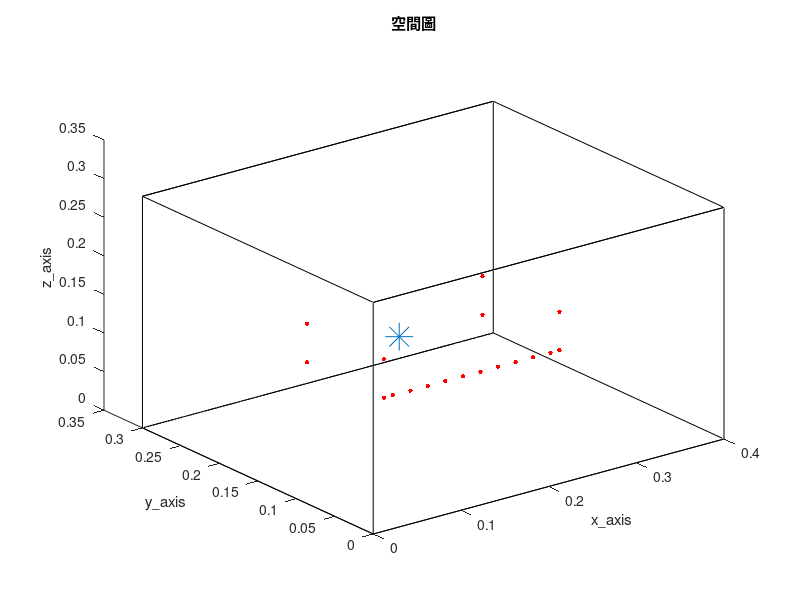

Recreate this plot in MATLAB. (Note: this script raises an error after producing the figure.)
clc; clear;
close all;

% 加入資料夾 %
addpath('wpe_v1.33')

tic

%% RIR parameter %%
SorNum = 1;                                              % source number
MicNum_TDOA = 8;                                         % TDOA麥克風數量
MicNum = 18;                                             % number of microphone
c = 343;                                                 % Sound velocity (m/s)
fs = 16000;                                              % Sample frequency (samples/s)

% distributed 8 mic %
mic_x = [ 10 ; 30 ; 30 ; 10 ; 10 ; 30 ; 30 ; 10 ]./100;
mic_y = [ 10 ; 10 ; 20 ; 20 ; 10 ; 10 ; 20 ; 20 ]./100;
mic_z = [ 10 ; 10 ; 10 ; 10 ; 15 ; 15 ; 15 ; 15 ]./100;
MicPos = [mic_x, mic_y, mic_z,];

% ULA 30 mics %
MicStart = [11, 10, 10]/100;
spacing = 0.02;
for i = MicNum_TDOA+1:MicNum
    MicPos(i, :) = [MicStart(1, 1)+(i-(MicNum_TDOA+1))*spacing, MicStart(1, 2), MicStart(1, 3)];
end

SorPos = [17, 16, 13]/100;                            % source position (m)
room_dim = [ 40, 30, 30]/100;                          % Room dimensions [x y z] (m)
%%%%%%%%%%%%%%%%%%%%%%%%%%%%%%%%%%%%%%%%%%%%%%%%%%%%%%%%%%%%%%%%%%%%%%%%%%%%%%%%%%%%%%%%%%%%%%%%%%%%%%%%%%%%%%%%%%%
reverberation_time = 0.01;                                % Reverberation time (s)
points_rir = 256;                                       % Number of rir points (需比 reverberation time 還長)
look_mic = 18;
%%%%%%%%%%%%%%%%%%%%%%%%%%%%%%%%%%%%%%%%%%%%%%%%%%%%%%%%%%%%%%%%%%%%%%%%%%%%%%%%%%%%%%%%%%%%%%%%%%%%%%%%%%%%%%%%%%%
mtype = 'omnidirectional';                               % Type of microphone
order = -1;                                              % -1 equals maximum reflection order!
dim = 3;                                                 % Room dimension
orientation = 0;                                         % Microphone orientation (rad)
hp_filter = 1;                                           % Disable high-pass filter

referencce_point = MicPos(1, :);
sorpos_groundtruth = SorPos - referencce_point;

% 畫空間圖 %
figure(1);
plot3( [0 room_dim(1, 1) room_dim(1, 1) 0 0 0 room_dim(1, 1) room_dim(1, 1) 0 0 room_dim(1, 1) room_dim(1, 1) 0 0 room_dim(1, 1) room_dim(1, 1)], ...
       [0 0 room_dim(1, 2) room_dim(1, 2) 0 0 0 room_dim(1, 2) room_dim(1, 2) room_dim(1, 2) room_dim(1, 2) room_dim(1, 2) room_dim(1, 2) 0 0 0], ...
       [0 0 0 0 0 room_dim(1, 3) room_dim(1, 3) room_dim(1, 3) room_dim(1, 3) 0 0 room_dim(1, 3) room_dim(1, 3) room_dim(1, 3) room_dim(1, 3) 0] , 'k')
hold on
plot3(MicPos(:, 1), MicPos(:, 2), MicPos(:, 3), 'r.', 'MarkerSize', 10)
hold on
plot3(SorPos(:, 1), SorPos(:, 2), SorPos(:, 3), '*', 'MarkerSize', 20)
hold off
xlabel('x\_axis')
ylabel('y\_axis')
zlabel('z\_axis')
title('空間圖')
shg

%% load ground-truth RIR (h) %%
% 產生 RIR 和存.mat 檔 %
h = rir_generator(c, fs, MicPos, SorPos, room_dim, reverberation_time, points_rir, mtype, order, dim, orientation, hp_filter);
rir_filename_str = ['h\h_', string(reverberation_time), 'x', string(MicNum), 'x', string(points_rir), '.mat'];
rir_filemane = join(rir_filename_str, '');
save(rir_filemane, 'h')

rir_filename_str = ['h\h_', string(reverberation_time), 'x', string(MicNum), 'x', string(points_rir), '.mat'];
rir_filemane = join(rir_filename_str, '');
load(rir_filemane)

%% window parameter %%
NFFT = 1024;
hopsize = 256;

win = hamming(NFFT);
osfac = round(NFFT/hopsize);

frequency = NFFT/2 + 1;
L = length(hopsize:hopsize:points_rir+2*NFFT-2);    % (len(win) + len(win) - 1) + points_rir - 1
freqs_vector = linspace(0, fs/2, frequency);

%% 讀音檔 (source) %%
Second = 23;
SorLen =  Second*fs;

% load speech source %
[source_transpose, fs] = audioread('245.wav', [1, SorLen]);
source = source_transpose.';

%% 產生麥克風訊號，先在時域上 convolution 再做 stft (y_nodelay y_delay Y_delay ) %%
% convolution source and RIR %
as = zeros(MicNum, points_rir+SorLen-1);
for i = 1 : MicNum
    as(i, :) = conv(h(i, :), source);
end

extra_delay_y = (ceil(NFFT/hopsize) - 1)*hopsize;    % put delay for equilization between time convolution and CTF 
y_delay = zeros(MicNum, SorLen);
y_delay(:, extra_delay_y+1:end) = as(:, 1:SorLen-extra_delay_y);
y_nodelay = as(:, 1:SorLen);

% y_delay 轉頻域 %
y_delay_transpose = y_delay.';
[Y_delay, ~, ~] = stft(y_delay_transpose, fs, Window=win, OverlapLength=NFFT-hopsize, FFTLength=NFFT, FrequencyRange='onesided');
NumOfFrame = size(Y_delay, 2);

%% TDOA localization %%
% GCC-PHAT for delay estimation %
delay = zeros(MicNum_TDOA-1, 1);
difference = zeros(MicNum_TDOA-1, 1);
for i = 1:MicNum_TDOA-1
    delay(i, :) = gccphat(y_nodelay(i+1,:).', y_nodelay(1,:).', fs);
    difference(i, :) = delay(i, :)*c;
end

% mics position with repect to reference point %
micpos = [mic_x, mic_y, mic_z,] - referencce_point;

% generate parameters matrix %
A = 2*[micpos(2:end, :), difference];
b = micpos(2:end, 1).^2 + micpos(2:end, 2).^2 + micpos(2:end, 3).^2 - difference.^2;
%%%%%%%%%%%%%%%%%%%%%%%%%%%%%%%%%%%%%%%%%%%%%%%%%%%%%%%%%%%%%%%%%%%%%%%%%%%%%%%%%%%%%%%%%%%%%%%%%%%%%%%%%%%%%%%%%%%
sigma = 0.01;
%%%%%%%%%%%%%%%%%%%%%%%%%%%%%%%%%%%%%%%%%%%%%%%%%%%%%%%%%%%%%%%%%%%%%%%%%%%%%%%%%%%%%%%%%%%%%%%%%%%%%%%%%%%%%%%%%%%
psi = 4*sigma^2*(ones(MicNum_TDOA-1, 1)*ones(MicNum_TDOA-1, 1).' + eye(MicNum_TDOA-1))*difference*difference.';
dia_load_psi = 1;
invpsi = inv(psi+dia_load_psi*eye(MicNum_TDOA-1)); 
P = [1 0 0 0;0 1 0 0;0 0 1 0;0 0 0 -1];

% find possible root %
syms Z
theta = pinv(A.'*invpsi*A+Z*P )*(A.'*invpsi*b);
I = theta.'*P*theta;
[num, den] = numden(I);
poly = sym2poly(num);
roots = roots(poly);
roots_real = roots(imag(roots)==0, :);    % 取只有實數的根
if isempty(roots_real)
    roots_real = [roots_real; 0];
end

% find actual root from posible root %
if size(roots_real, 1) > 1
    theta = zeros(4, size(roots_real, 1));
    costfun = zeros(size(roots_real, 1), 1);
    for i = 1:size(roots_real, 1)
        theta(:, i) = pinv(A.'*invpsi*A+roots_real(i, :)*P )*(A.'*invpsi*b);
        costfun(i, :) = (A*theta(:, i)-b).'*invpsi*(A*theta(:, i)-b);
    end

    [~, min_index] = min(costfun);
    sorpos_estimation = theta(1:3, min_index).';
else
    theta = pinv(A.'*invpsi*A+roots_real*P )*(A.'*invpsi*b);
    sorpos_estimation = theta(1:3, :).';
end

%% load y_wpe (y_wpe) %%
% % do wpe %
% y_wpe = wpe(y_nodelay.', 'wpe_parameter.m');
% y_wpe = y_wpe.';
% 
% % 存 wpe mat %
% y_wpe_filename_str = ['y\y_wpe_', string(reverberation_time), '.mat'];
% y_wpe_filename = join(y_wpe_filename_str, '');
% save(y_wpe_filename, 'y_wpe')

% load y_wpe %
y_wpe_filename_str = ['y\y_wpe_', string(reverberation_time), '.mat'];
y_wpe_filename = join(y_wpe_filename_str, '');
load(y_wpe_filename);


%% DAS beamformer (Y_DAS) %%
% 算 mic 與 source 之距離 %
distance = zeros(MicNum, SorNum);
for i = 1 : MicNum
    distance(i, :) =  sqrt(sum((SorPos - MicPos(i, :)).^2));    % 其實應該用sorpos_estimation+referencce_point 不過差不到一公分
end

% 算 a %
a = zeros(MicNum, SorNum, frequency);
for n = 1:frequency
    omega = 2*pi*freqs_vector(n);
    a(:, :, n) = exp(-1j*omega/c*distance)./distance;
end

% 算 DAS weight %
w = a/MicNum;

% 算 Y_DAS %
y_wpe_transpose = y_wpe.';
[Y_wpe, ~, ~] = stft(y_wpe_transpose, fs, Window=win, OverlapLength=NFFT-hopsize, FFTLength=NFFT, FrequencyRange='onesided');

Y_DAS = zeros(frequency, NumOfFrame);
for FrameNo= 1:NumOfFrame
    for n = 1: frequency
         Y_DAS(n, FrameNo) = w(:, :, n)'*squeeze(Y_wpe(n, FrameNo, :));
    end  

end

%%  Wiener filter %%
start_ini_frame = L;
ini_frame = NumOfFrame;

% compute Rss %
forfac_ini_Rss = 0.999;
Rss = zeros(L, L, frequency);
for FrameNo= start_ini_frame:ini_frame
    S_choose = Y_DAS(:, FrameNo+1-L:FrameNo).';
    for n = 1: frequency
         Rss(:,:,n) = forfac_ini_Rss*Rss(:,:,n) + (1-forfac_ini_Rss)*flip(S_choose(:,n)) * flip(S_choose(:,n))';
    end  

end

% compute Rsy %
forfac_ini_Rsy = 0.999;
Rsy = zeros(L, MicNum, frequency);
for FrameNo= start_ini_frame:ini_frame
    S_choose = Y_DAS(:, FrameNo+1-L:FrameNo).';
    Y_choose = squeeze(Y_delay(:, FrameNo, :)).';
    for n = 1: frequency
         Rsy(:,:,n) = forfac_ini_Rsy*Rsy(:,:,n) + (1-forfac_ini_Rsy)*flip(S_choose(:,n)) * Y_choose(:,n)';
    end 

end

% Wiener solution %
A = zeros(MicNum, L, frequency);
dia_load_ini = 10^(-7);
for n = 1:frequency
    A(:,:,n) = Rsy(:,:,n)'/(Rss(:,:,n) + dia_load_ini.*eye(L));
end

% A 轉回時域 %
A_forplot = zeros(frequency, L, MicNum);
for i = 1 : MicNum
    A_forplot(:, :, i) = squeeze(A(i, :, :)).';
end

A_tdomain = reconstruct_RIR_normalwindow(points_rir, NFFT, hopsize, L, win, fs, frequency, MicNum, A_forplot);    % dimension = MicNum x (points_rir+(osfac-1)*hopsize)
A_tdomain = A_tdomain(:, hopsize*(osfac-1)+1:end);
ratio_A_tdomain = zeros(MicNum, 1);
for i = 1:MicNum
    ratio_A_tdomain(i, :) = max(abs(h(i, :)))/max(abs(A_tdomain(i, :)));
end

A_tdomain = A_tdomain.*ratio_A_tdomain;

%  算 NRMSPM %
h_NRMSPM = reshape(h.', [MicNum*points_rir 1]);
aa_NRMSPM = reshape(A_tdomain.', [MicNum*points_rir 1]);
NRMSPM_Wiener = 20*log10(norm(h_NRMSPM-h_NRMSPM.'*aa_NRMSPM/(aa_NRMSPM.'*aa_NRMSPM)*aa_NRMSPM)/norm(h_NRMSPM));

% plot and save estimated RIR and ATF fig %
algorithm = 'Wiener';
h_yaxis_upperlimit = max(h(look_mic, :)) + 0.01;
h_yaxis_underlimit = min(h(look_mic, :)) - 0.01;
ATF = fft(h, points_rir, 2);
ATF_estimated = fft(A_tdomain, points_rir, 2);

figure(1)
plot(h(look_mic, :), 'r');
hold on
plot(A_tdomain(look_mic, :), 'b');
hold off
ylim([h_yaxis_underlimit h_yaxis_upperlimit])
xlim([1 points_rir])
legend('ground-truth RIR', 'estimated RIR')
xlabel('time samples')
ylabel('RIR')

fig_filename_str = ['fig\CTF_combined_', string(reverberation_time), 'x', algorithm, '_RIR.fig'];
fig_filename = join(fig_filename_str, '');
savefig(fig_filename)

figure(2)
subplot(2, 1, 1);
semilogx(linspace(0, fs/2, points_rir/2+1), 20*log10(abs(ATF(look_mic, 1:points_rir/2+1))), 'r');
hold on
semilogx(linspace(0, fs/2, points_rir/2+1), 20*log10(abs(ATF_estimated(look_mic, 1:points_rir/2+1))), 'b');
hold off
xlim([200 8000])
legend('ground-truth ATF', 'estimated ATF')
xlabel('frequency (Hz)')
ylabel('dB')

subplot(2, 1, 2);
semilogx(linspace(0, fs/2, points_rir/2+1), unwrap(angle(ATF(look_mic, 1:points_rir/2+1))), 'r');
hold on
semilogx(linspace(0, fs/2, points_rir/2+1), unwrap(angle(ATF_estimated(look_mic, 1:points_rir/2+1))), 'b');
hold off
xlim([200 8000])
legend('ground-truth ATF', 'estimated ATF')
xlabel('frequency (Hz)')
ylabel('phase (radius)')

fig_filename_str = ['fig\CTF_combined_', string(reverberation_time), 'x', algorithm, '_ATF.fig'];
fig_filename = join(fig_filename_str, '');
savefig(fig_filename)

% save A_tdomain %
A_filename_str = ['A_tdomain\CTF_combined_', string(reverberation_time), 'x', algorithm, '_A_tdomain.mat'];
A_filename = join(A_filename_str, '');
save(A_filename, 'A_tdomain')

%% RLS %%
start_ini_frame = L;
ini_frame = NumOfFrame;

% vector error RLS %
A = zeros(MicNum, L, frequency);
error = zeros(MicNum, (ini_frame-start_ini_frame+1), frequency);
lambda = 0.99;
for n = 1: frequency
    weight = zeros(L, MicNum);
    P = (1e-2)^-1*eye(L);
    for FrameNo = start_ini_frame:ini_frame
        Y_DAS_choose = flip(Y_DAS(n, FrameNo-L+1:FrameNo).');
        Y_delay_choose = squeeze(Y_delay(n, FrameNo, :));
        error(:, FrameNo-start_ini_frame+1, n) = Y_delay_choose' - Y_DAS_choose'*weight;
        k_RLS = lambda^-1*P*Y_DAS_choose/(1 + lambda^-1*Y_DAS_choose'*P*Y_DAS_choose);
        weight = weight + k_RLS*error(:, FrameNo-start_ini_frame+1, n).';
        P = lambda^-1*P - lambda^-1*k_RLS*Y_DAS_choose'*P;
    end

    A(:, :, n) = weight';
end

% A 轉回時域 %
A_forplot = zeros(frequency, L, MicNum);
for i = 1 : MicNum
    A_forplot(:, :, i) = squeeze(A(i, :, :)).';
end

A_tdomain = reconstruct_RIR_normalwindow(points_rir, NFFT, hopsize, L, win, fs, frequency, MicNum, A_forplot);    % dimension = MicNum x (points_rir+(osfac-1)*hopsize)
A_tdomain = A_tdomain(:, hopsize*(osfac-1)+1:end);
ratio_A_tdomain = zeros(MicNum, 1);
for i = 1:MicNum
    ratio_A_tdomain(i, :) = max(abs(h(i, :)))/max(abs(A_tdomain(i, :)));
end

A_tdomain = A_tdomain.*ratio_A_tdomain;

%  算 NRMSPM %
h_NRMSPM = reshape(h.', [MicNum*points_rir 1]);
aa_NRMSPM = reshape(A_tdomain.', [MicNum*points_rir 1]);
NRMSPM_RLS = 20*log10(norm(h_NRMSPM-h_NRMSPM.'*aa_NRMSPM/(aa_NRMSPM.'*aa_NRMSPM)*aa_NRMSPM)/norm(h_NRMSPM));

% plot and save estimated RIR and ATF fig %
algorithm = 'RLS';
h_yaxis_upperlimit = max(h(look_mic, :)) + 0.01;
h_yaxis_underlimit = min(h(look_mic, :)) - 0.01;
ATF = fft(h, points_rir, 2);
ATF_estimated = fft(A_tdomain, points_rir, 2);

figure(3)
plot(h(look_mic, :), 'r');
hold on
plot(A_tdomain(look_mic, :), 'b');
hold off
ylim([h_yaxis_underlimit h_yaxis_upperlimit])
xlim([1 points_rir])
legend('ground-truth RIR', 'estimated RIR')
xlabel('time samples')
ylabel('RIR')

fig_filename_str = ['fig\CTF_combined_', string(reverberation_time), 'x', algorithm, '_RIR.fig'];
fig_filename = join(fig_filename_str, '');
savefig(fig_filename)

figure(4)
subplot(2, 1, 1);
semilogx(linspace(0, fs/2, points_rir/2+1), 20*log10(abs(ATF(look_mic, 1:points_rir/2+1))), 'r');
hold on
semilogx(linspace(0, fs/2, points_rir/2+1), 20*log10(abs(ATF_estimated(look_mic, 1:points_rir/2+1))), 'b');
hold off
xlim([200 8000])
legend('ground-truth ATF', 'estimated ATF')
xlabel('frequency (Hz)')
ylabel('dB')

subplot(2, 1, 2);
semilogx(linspace(0, fs/2, points_rir/2+1), unwrap(angle(ATF(look_mic, 1:points_rir/2+1))), 'r');
hold on
semilogx(linspace(0, fs/2, points_rir/2+1), unwrap(angle(ATF_estimated(look_mic, 1:points_rir/2+1))), 'b');
hold off
xlim([200 8000])
legend('ground-truth ATF', 'estimated ATF')
xlabel('frequency (Hz)')
ylabel('phase (radius)')

fig_filename_str = ['fig\CTF_combined_', string(reverberation_time), 'x', algorithm, '_ATF.fig'];
fig_filename = join(fig_filename_str, '');
savefig(fig_filename)

% save A_tdomain %
A_filename_str = ['A_tdomain\CTF_combined_', string(reverberation_time), 'x', algorithm, '_A_tdomain.mat'];
A_filename = join(A_filename_str, '');
save(A_filename, 'A_tdomain')

%% Kalman filter %%
start_ini_frame = L;
ini_frame = NumOfFrame;

% Kalman filter %
A = zeros(MicNum, L, frequency);
parfor i = 1:MicNum
    for n =1:frequency
        weight = zeros(L, 1);
        P = 0.5*eye(L);    % error covariance matrix %
        K = zeros(L, 1);    % Kalman gain %
        R = 10^(-3);    % measurement noise covariance matrix %
        for FrameNo = start_ini_frame:ini_frame
            % no time update only have measurement update %
            K = P*flip(Y_DAS(n, FrameNo-L+1:FrameNo).')*inv(conj(flip(Y_DAS(n, FrameNo-L+1:FrameNo)))*P*flip(Y_DAS(n, FrameNo-L+1:FrameNo).') + R);
            weight = weight + K*(conj(Y_delay(n, FrameNo, i)) - conj(flip(Y_DAS(n, FrameNo-L+1:FrameNo)))*weight);
            P = P - K*conj(flip(Y_DAS(n, FrameNo-L+1:FrameNo)))*P;
        end
    
        A(i, :, n) = weight';
    end

end

% A 轉回時域 %
A_forplot = zeros(frequency, L, MicNum);
for i = 1 : MicNum
    A_forplot(:, :, i) = squeeze(A(i, :, :)).';
end

A_tdomain = reconstruct_RIR_normalwindow(points_rir, NFFT, hopsize, L, win, fs, frequency, MicNum, A_forplot);    % dimension = MicNum x (points_rir+(osfac-1)*hopsize)
A_tdomain = A_tdomain(:, hopsize*(osfac-1)+1:end);
ratio_A_tdomain = zeros(MicNum, 1);
for i = 1:MicNum
    ratio_A_tdomain(i, :) = max(abs(h(i, :)))/max(abs(A_tdomain(i, :)));
end

A_tdomain = A_tdomain.*ratio_A_tdomain;

%  算 NRMSPM %
h_NRMSPM = reshape(h.', [MicNum*points_rir 1]);
aa_NRMSPM = reshape(A_tdomain.', [MicNum*points_rir 1]);
NRMSPM_Kalman = 20*log10(norm(h_NRMSPM-h_NRMSPM.'*aa_NRMSPM/(aa_NRMSPM.'*aa_NRMSPM)*aa_NRMSPM)/norm(h_NRMSPM));

% plot and save estimated RIR and ATF fig %
algorithm = 'Kalman';
h_yaxis_upperlimit = max(h(look_mic, :)) + 0.01;
h_yaxis_underlimit = min(h(look_mic, :)) - 0.01;
ATF = fft(h, points_rir, 2);
ATF_estimated = fft(A_tdomain, points_rir, 2);

figure(5)
plot(h(look_mic, :), 'r');
hold on
plot(A_tdomain(look_mic, :), 'b');
hold off
ylim([h_yaxis_underlimit h_yaxis_upperlimit])
xlim([1 points_rir])
legend('ground-truth RIR', 'estimated RIR')
xlabel('time samples')
ylabel('RIR')

fig_filename_str = ['fig\CTF_combined_', string(reverberation_time), 'x', algorithm, '_RIR.fig'];
fig_filename = join(fig_filename_str, '');
savefig(fig_filename)

figure(6)
subplot(2, 1, 1);
semilogx(linspace(0, fs/2, points_rir/2+1), 20*log10(abs(ATF(look_mic, 1:points_rir/2+1))), 'r');
hold on
semilogx(linspace(0, fs/2, points_rir/2+1), 20*log10(abs(ATF_estimated(look_mic, 1:points_rir/2+1))), 'b');
hold off
xlim([200 8000])
legend('ground-truth ATF', 'estimated ATF')
xlabel('frequency (Hz)')
ylabel('dB')

subplot(2, 1, 2);
semilogx(linspace(0, fs/2, points_rir/2+1), unwrap(angle(ATF(look_mic, 1:points_rir/2+1))), 'r');
hold on
semilogx(linspace(0, fs/2, points_rir/2+1), unwrap(angle(ATF_estimated(look_mic, 1:points_rir/2+1))), 'b');
hold off
xlim([200 8000])
legend('ground-truth ATF', 'estimated ATF')
xlabel('frequency (Hz)')
ylabel('phase (radius)')

fig_filename_str = ['fig\CTF_combined_', string(reverberation_time), 'x', algorithm, '_ATF.fig'];
fig_filename = join(fig_filename_str, '');
savefig(fig_filename)

% save A_tdomain %
A_filename_str = ['A_tdomain\CTF_combined_', string(reverberation_time), 'x', algorithm, '_A_tdomain.mat'];
A_filename = join(A_filename_str, '');
save(A_filename, 'A_tdomain')

fprintf('done\n')

toc
